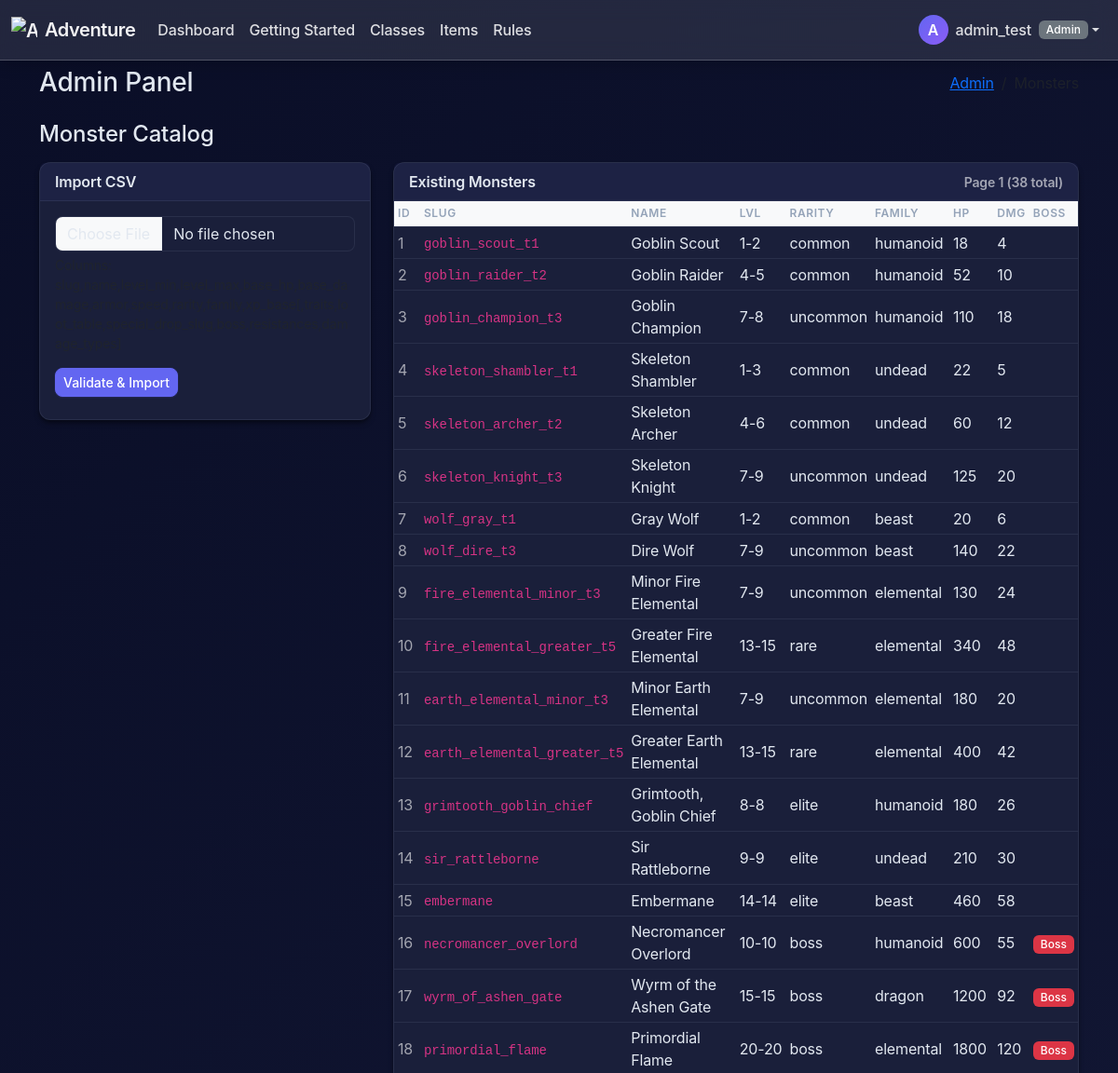
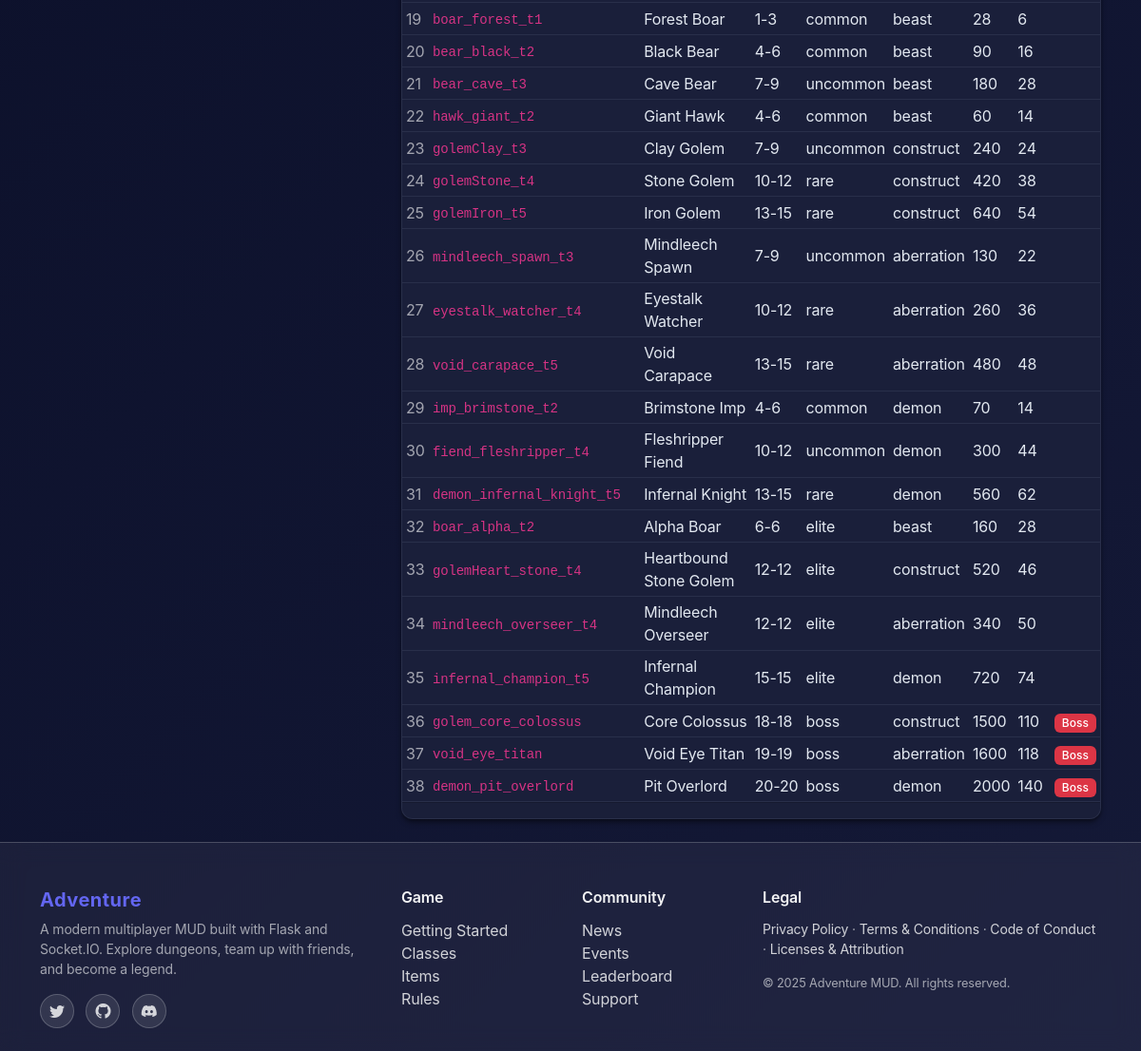
/admin/monsters (signed in), run on the app's committed database (2 pictures, top to bottom).
### app/models/models.py (models this page shows, shortened)
class User(UserMixin, db.Model):
    id = db.Column(db.Integer, primary_key=True)
    username = db.Column(db.String(80), unique=True, nullable=False)
    password = db.Column(db.String(200), nullable=False)
    email = db.Column(db.String(120), nullable=True)
    role = db.Column(db.String(20), nullable=False, default="user")
    banned = db.Column(db.Boolean, nullable=False, default=False)
    ban_reason = db.Column(db.Text, nullable=True)
    notes = db.Column(db.Text, nullable=True)
    banned_at = db.Column(db.DateTime, nullable=True)
    muted = db.Column(db.Boolean, nullable=False, default=False)
    explored_tiles = db.Column(db.Text, nullable=True)

class MonsterCatalog(db.Model):
    __tablename__ = "monster_catalog"
    id = db.Column(db.Integer, primary_key=True)
    slug = db.Column(db.String(120), unique=True, nullable=False, index=True)
    name = db.Column(db.String(160), nullable=False)
    level_min = db.Column(db.Integer, nullable=False, default=1)
    level_max = db.Column(db.Integer, nullable=False, default=1)
    base_hp = db.Column(db.Integer, nullable=False)
    base_damage = db.Column(db.Integer, nullable=False)
    armor = db.Column(db.Integer, nullable=False, default=0)
    speed = db.Column(db.Integer, nullable=False, default=10)
    rarity = db.Column(db.String(20), nullable=False, default="common")
    family = db.Column(db.String(40), nullable=False)
    traits = db.Column(db.Text, nullable=True)
    loot_table = db.Column(db.Text, nullable=True)
    special_drop_slug = db.Column(db.Text, nullable=True)
    xp_base = db.Column(db.Integer, nullable=False, default=0)
    boss = db.Column(db.Boolean, nullable=False, default=False)
    resistances = db.Column(db.Text, nullable=True)  # JSON mapping damage_type->multiplier
    damage_types = db.Column(db.Text, nullable=True)  # JSON array or CSV of outgoing damage types

### app/routes/admin.py (the view, shortened to what this page needs)
@bp_admin.route("/monsters", methods=["GET", "POST"])
@admin_required
def monsters():
    page = max(1, int(request.args.get("page", 1)))
    per_page = 50
    q = MonsterCatalog.query.order_by(MonsterCatalog.id.asc())
    total = q.count()
    monsters = q.offset((page - 1) * per_page).limit(per_page).all()
    return render_template(
        "admin_monsters.html",
        errors=[],
        imported=None,
        rows=[],
        monsters=monsters,
        page=page,
        per_page=per_page,
        total=total,
    )

### app/__init__.py (called while the page is built, shortened)
@login_manager.user_loader
def load_user(user_id):  # pragma: no cover - simple loader
    from app.models.models import User
    try:
        return db.session.get(User, int(user_id))
    except Exception:
        return None

@app.before_request
def _apply_rate_limit():  # pragma: no cover - integration side-effect
    path = request.path or ""
    if path.startswith("/socket.io/") or path.startswith("/static/"):
        return None
    if not path.startswith("/api/"):
        return None

def asset_url(filename: str) -> str:
    try:
        static_folder = pathlib.Path(app.static_folder or "static")
        file_path = static_folder / filename
        mtime = int(file_path.stat().st_mtime)
        return url_for("static", filename=filename) + f"?v={mtime}"
    except Exception:
        return url_for("static", filename=filename)

### app/routes/admin.py (called while the page is built)
def admin_required(fn: Callable):
    @wraps(fn)
    def wrapper(*args, **kwargs):
        wants_json = "application/json" in (request.headers.get("Accept") or "")
        if not current_user.is_authenticated:
            if wants_json:
                return {"error": "unauthorized"}, 401
            return redirect(url_for("auth.login"))
        if getattr(current_user, "role", "user") != "admin":
            if wants_json:
                return {"error": "forbidden"}, 403
            abort(403)
        return fn(*args, **kwargs)
    return login_required(wrapper)  # also stacks login_required for session refresh

### app/templates/admin_monsters.html (shortened to what this page needs)
{% extends 'admin_base.html' %}
{% block admin_breadcrumb %}<li class="breadcrumb-item active" aria-current="page">Monsters</li>{% endblock %}
{% block admin_content %}
<h2 class="h4 mb-3">Monster Catalog</h2>
<div class="row g-4">
    <div class="col-lg-4">
        <div class="card">
            <div class="card-header">Import CSV</div>
            <div class="card-body">
                <form method="post" enctype="multipart/form-data" class="mb-2">
                    <div class="mb-3">
                        <input class="form-control" type="file" name="file" accept=".csv,text/csv" required />
                        <div class="form-text small">Columns:
                        </div>
                    </div>
                    <button class="btn btn-sm btn-primary">Validate & Import</button>
                </form>
            </div>
        </div>
    </div>
    <div class="col-lg-8">
        <div class="card">
            <div class="card-header d-flex justify-content-between align-items-center">
                <span>Existing Monsters</span>
                <span class="small text-muted">Page {{ page }} ({{ total }} total)</span>
            </div>
            <div class="table-responsive">
                <table class="table table-sm table-hover align-middle mb-0">
                    <thead class="table-light">
                        <tr>
                            <th>ID</th>
                            <th>Slug</th>
                            <th>Name</th>
                            <th>Lvl</th>
                            <th>Rarity</th>
                            <th>Family</th>
                            <th>HP</th>
                            <th>Dmg</th>
                            <th>Boss</th>
                        </tr>
                    </thead>
                    <tbody>
                        {% for m in monsters %}
                        <tr>
                            <td class="text-muted">{{ m.id }}</td>
                            <td><code>{{ m.slug }}</code></td>
                            <td>{{ m.name }}</td>
                            <td>{{ m.level_min }}-{{ m.level_max }}</td>
                            <td>{{ m.rarity }}</td>
                            <td>{{ m.family }}</td>
                            <td>{{ m.base_hp }}</td>
                            <td>{{ m.base_damage }}</td>
                            <td>{% if m.boss %}<span class="badge bg-danger">Boss</span>{% endif %}</td>
                        </tr>
                        {% endfor %}
                    </tbody>
                </table>
            </div>
            <div class="card-footer d-flex justify-content-between">
            </div>
        </div>
    </div>
</div>
{% endblock %}

### app/templates/base.html (shortened to what this page needs)
<!DOCTYPE html>
<html lang="en" class="h-100">
<head>
  <link rel="stylesheet" href="https://cdn.jsdelivr.net/npm/bootstrap@5.3.2/dist/css/bootstrap.min.css">
  <link rel="stylesheet" href="{{ asset_url('css/base.css') }}">
  <link rel="stylesheet" href="{{ asset_url('css/app.css') }}">
  <link rel="stylesheet" href="/api/admin/themes/active/css?v={{ range(1, 999999) | random }}">
  <link href="https://cdn.jsdelivr.net/npm/bootstrap-icons@1.11.1/font/bootstrap-icons.css" rel="stylesheet">
  {% block head %}{% endblock %}
</head>
<body class="d-flex flex-column min-vh-100">
  <header>
    {% if request.endpoint not in ['main.index', 'auth.login'] %}
    <nav class="navbar navbar-expand-md navbar-dark bg-dark fixed-top">
      <div class="container-fluid">
        <a class="navbar-brand d-flex align-items-center gap-2" href="{{ url_for('main.index') }}">
          <img src="{{ asset_url('iconography/treasure-map.svg') }}" alt="Adventure icon" width="28" height="28"
            class="d-inline-block align-text-top" />
          <span class="fw-semibold">Adventure</span>
        </a>
        <div class="collapse navbar-collapse" id="navbarMain">
          <ul class="navbar-nav me-auto mb-2 mb-md-0">
            {% if current_user.is_authenticated %}
            <li class="nav-item">
              <a class="nav-link {% if request.endpoint == 'dashboard.dashboard' %}active{% endif %}"
                href="{{ url_for('dashboard.dashboard') }}">Dashboard</a>
            </li>
            {% endif %}
            <li class="nav-item">
              <a class="nav-link" href="#getting-started">Getting Started</a>
            </li>
            <li class="nav-item">
              <a class="nav-link" href="#classes">Classes</a>
            </li>
            <li class="nav-item">
              <a class="nav-link" href="#items">Items</a>
            </li>
            <li class="nav-item">
              <a class="nav-link" href="#rules">Rules</a>
            </li>
          </ul>
          <ul class="navbar-nav ms-auto mb-2 mb-md-0 align-items-center">
            {% if current_user.is_authenticated %}
            <li class="nav-item dropdown">
              <a class="nav-link dropdown-toggle d-flex align-items-center" href="#" id="userMenu" role="button"
                data-bs-toggle="dropdown" aria-expanded="false">
                <span class="avatar-circle me-2">{{ current_user.username[0]|upper }}</span>
                <span class="d-none d-sm-inline">{{ current_user.username }}</span>
                {% set user_role = (current_user.role if current_user.is_authenticated else 'user')|default('user',
                true) %}
                {% if user_role != 'user' %}
                <span class="badge bg-secondary ms-2 d-none d-md-inline">{{ user_role|capitalize }}</span>
                {% endif %}
              </a>
            </li>
            {% else %}
            <li class="nav-item"><a class="nav-link" href="{{ url_for('auth.login') }}">Login</a></li>
            <li class="nav-item"><a class="nav-link" href="{{ url_for('auth.register') }}">Register</a></li>
            {% endif %}
          </ul>
        </div>
      </div>
    </nav>
    {% endif %}
  </header>
  <main class="flex-shrink-0 {% if request.endpoint not in ['main.index', 'auth.login'] %}pt-5{% endif %}">
    <div class="container py-4">
      {% block content %}{% endblock %}
    </div>
  </main>
  {% include 'partials/footer.html' %}
</body>
</html>

### app/static/css/base.css (style rules this page uses)
:root { --mud-orange: #BA5624; --mud-grey: #C0C5C1; --mud-purple: #6C3A5C; --mud-dark: #153131; --mud-olive: #6F732F; --mud-bg: #10191a; --mud-bg-dark: #153131; --adv-ink: #0B0F12; --adv-ink-2: #12171C; --adv-crt: #1DF2A0; --adv-amber: #FFC857; --bs-primary: #5a3825; --bs-primary-rgb: 90, 56, 37; --bs-secondary: #8b4513; --bs-success: #2e7d32; --bs-danger: #c62828; --bs-warning: #f57c00; --bs-info: #0288d1; --class-fighter-bg: #7a3314; --class-fighter-fg: #f2e2d8; --class-fighter-border: #b44f21; --class-mage-bg: #1e3a5f; --class-mage-fg: #d4e2f4; --class-mage-border: #3a6ea5; --class-rogue-bg: #2d2a1e; --class-rogue-fg: #e8e4d0; --class-rogue-border: #7c7750; --class-cleric-bg: #4a3c2e; --class-cleric-fg: #f5f0e8; --class-cleric-border: #8f7a5c; --class-ranger-bg: #1f3d2c; --class-ranger-fg: #d9f0e3; --class-ranger-border: #4a7c5d; --class-druid-bg: #2e3d1f; --class-druid-fg: #e3f0d9; --class-druid-border: #5d7c4a; --footer-bg: #0f0f10; --footer-fg: #d7d7db; --footer-muted: #9aa0a6; --footer-accent: #ffb74d; }

### app/static/css/app.css (style rules this page uses)
:root { --adv-bg: #0a0e27; --adv-bg-secondary: #141937; --adv-surface: #1a1f3a; --adv-surface-hover: #232952; --adv-primary: #6366f1; --adv-primary-hover: #4f46e5; --adv-secondary: #8b5cf6; --adv-accent: #06b6d4; --adv-success: #10b981; --adv-warning: #f59e0b; --adv-danger: #ef4444; --adv-text: #e2e8f0; --adv-text-muted: #94a3b8; --adv-text-dim: #64748b; --adv-border: rgba(148, 163, 184, 0.12); --adv-border-hover: rgba(148, 163, 184, 0.24); --adv-shadow-sm: 0 1px 2px 0 rgba(0, 0, 0, 0.3); --adv-shadow: 0 4px 6px -1px rgba(0, 0, 0, 0.4), 0 2px 4px -1px rgba(0, 0, 0, 0.3); --adv-shadow-lg: 0 10px 15px -3px rgba(0, 0, 0, 0.5), 0 4px 6px -2px rgba(0, 0, 0, 0.3); }
:root { --bs-body-bg: var(--adv-bg); --bs-body-color: var(--adv-text); --bs-primary: var(--adv-primary); --bs-primary-rgb: 99, 102, 241; --bs-secondary: var(--adv-secondary); --bs-success: var(--adv-success); --bs-info: var(--adv-accent); --bs-warning: var(--adv-warning); --bs-danger: var(--adv-danger); --bs-light: var(--adv-surface); --bs-dark: var(--adv-bg-secondary); --bs-border-color: var(--adv-border); --bs-link-color: var(--adv-primary); --bs-link-hover-color: var(--adv-primary-hover); --bs-font-sans-serif: -apple-system, BlinkMacSystemFont, "Segoe UI", Roboto, "Helvetica Neue", Arial, sans-serif; }
body { background: linear-gradient(135deg, var(--adv-bg) 0%, var(--adv-bg-secondary) 100%); background-attachment: fixed; font-weight: 400; letter-spacing: -0.01em; }
.btn-primary { --bs-btn-bg: var(--adv-primary); --bs-btn-border-color: var(--adv-primary); --bs-btn-hover-bg: var(--adv-primary-hover); --bs-btn-hover-border-color: var(--adv-primary-hover); --bs-btn-active-bg: var(--adv-primary-hover); --bs-btn-color: white; font-weight: 500; border-radius: 0.5rem; box-shadow: 0 1px 2px 0 rgba(99, 102, 241, 0.1), 0 0 0 1px rgba(99, 102, 241, 0.05); transition: all 0.15s ease; }
.card, .dropdown-menu, .offcanvas, .modal-content { background: var(--adv-surface); border: 1px solid var(--adv-border); border-radius: 0.75rem; box-shadow: var(--adv-shadow); }
.card-header { background: rgba(99, 102, 241, 0.05); border-bottom: 1px solid var(--adv-border); font-weight: 600; letter-spacing: -0.01em; }
.navbar-dark { background: rgba(26, 31, 58, 0.95) !important; backdrop-filter: blur(12px); border-bottom: 1px solid var(--adv-border); box-shadow: var(--adv-shadow); }
.navbar-brand { font-weight: 600; letter-spacing: -0.02em; }
.nav-link { font-weight: 500; transition: color 0.15s ease; }
.text-muted { color: var(--adv-text-muted) !important; }
.form-control, .form-select { background: var(--adv-surface); border: 1px solid var(--adv-border); color: var(--adv-text); border-radius: 0.5rem; transition: all 0.15s ease; }
.form-control::placeholder { color: var(--adv-text-dim); }
.table { --bs-table-bg: transparent; --bs-table-color: var(--adv-text); --bs-table-border-color: var(--adv-border); --bs-table-hover-bg: rgba(99, 102, 241, 0.05); }
.table thead th { border-bottom: 2px solid var(--adv-border); font-weight: 600; text-transform: uppercase; font-size: 0.75rem; letter-spacing: 0.05em; color: var(--adv-text-muted); }
.badge { font-weight: 500; padding: 0.35em 0.65em; border-radius: 0.375rem; letter-spacing: 0.01em; }

### data on the page
User: username "A", username "admin_test", role "Admin"
MonsterCatalog: id "1", slug "goblin_scout_t1", name "Goblin Scout", level_min "1", level_max "2", rarity "common", family "humanoid", base_hp "18", base_damage "4"
MonsterCatalog: id "2", slug "goblin_raider_t2", name "Goblin Raider", level_min "4", level_max "5", rarity "common", family "humanoid", base_hp "52", base_damage "10"
MonsterCatalog: id "3", slug "goblin_champion_t3", name "Goblin Champion", level_min "7", level_max "8", rarity "uncommon", family "humanoid", base_hp "110", base_damage "18"
MonsterCatalog: id "4", slug "skeleton_shambler_t1", name "Skeleton Shambler", level_min "1", level_max "3", rarity "common", family "undead", base_hp "22", base_damage "5"
MonsterCatalog: id "5", slug "skeleton_archer_t2", name "Skeleton Archer", level_min "4", level_max "6", rarity "common", family "undead", base_hp "60", base_damage "12"
MonsterCatalog: id "6", slug "skeleton_knight_t3", name "Skeleton Knight", level_min "7", level_max "9", rarity "uncommon", family "undead", base_hp "125", base_damage "20"
MonsterCatalog: id "7", slug "wolf_gray_t1", name "Gray Wolf", level_min "1", level_max "2", rarity "common", family "beast", base_hp "20", base_damage "6"
MonsterCatalog: id "8", slug "wolf_dire_t3", name "Dire Wolf", level_min "7", level_max "9", rarity "uncommon", family "beast", base_hp "140", base_damage "22"
MonsterCatalog: id "9", slug "fire_elemental_minor_t3", name "Minor Fire Elemental", level_min "7", level_max "9", rarity "uncommon", family "elemental", base_hp "130", base_damage "24"
MonsterCatalog: id "10", slug "fire_elemental_greater_t5", name "Greater Fire Elemental", level_min "13", level_max "15", rarity "rare", family "elemental", base_hp "340", base_damage "48"
MonsterCatalog: id "11", slug "earth_elemental_minor_t3", name "Minor Earth Elemental", level_min "7", level_max "9", rarity "uncommon", family "elemental", base_hp "180", base_damage "20"
MonsterCatalog: id "12", slug "earth_elemental_greater_t5", name "Greater Earth Elemental", level_min "13", level_max "15", rarity "rare", family "elemental", base_hp "400", base_damage "42"
MonsterCatalog: id "13", slug "grimtooth_goblin_chief", name "Grimtooth, Goblin Chief", level_min "8", level_max "8", rarity "elite", family "humanoid", base_hp "180", base_damage "26"
MonsterCatalog: id "14", slug "sir_rattleborne", name "Sir Rattleborne", level_min "9", level_max "9", rarity "elite", family "undead", base_hp "210", base_damage "30"
MonsterCatalog: id "15", slug "embermane", name "Embermane", level_min "14", level_max "14", rarity "elite", family "beast", base_hp "460", base_damage "58"
MonsterCatalog: id "16", slug "necromancer_overlord", name "Necromancer Overlord", level_min "10", level_max "10", rarity "boss", family "humanoid", base_hp "600", base_damage "55", boss "Boss"
MonsterCatalog: id "17", slug "wyrm_of_ashen_gate", name "Wyrm of the Ashen Gate", level_min "15", level_max "15", rarity "boss", family "dragon", base_hp "1200", base_damage "92", boss "Boss"
MonsterCatalog: id "18", slug "primordial_flame", name "Primordial Flame", level_min "20", level_max "20", rarity "boss", family "elemental", base_hp "1800", base_damage "120", boss "Boss"
MonsterCatalog: id "19", slug "boar_forest_t1", name "Forest Boar", level_min "1", level_max "3", rarity "common", family "beast", base_hp "28", base_damage "6"
MonsterCatalog: id "20", slug "bear_black_t2", name "Black Bear", level_min "4", level_max "6", rarity "common", family "beast", base_hp "90", base_damage "16"
MonsterCatalog: id "21", slug "bear_cave_t3", name "Cave Bear", level_min "7", level_max "9", rarity "uncommon", family "beast", base_hp "180", base_damage "28"
MonsterCatalog: id "22", slug "hawk_giant_t2", name "Giant Hawk", level_min "4", level_max "6", rarity "common", family "beast", base_hp "60", base_damage "14"
MonsterCatalog: id "23", slug "golemClay_t3", name "Clay Golem", level_min "7", level_max "9", rarity "uncommon", family "construct", base_hp "240", base_damage "24"
MonsterCatalog: id "24", slug "golemStone_t4", name "Stone Golem", level_min "10", level_max "12", rarity "rare", family "construct", base_hp "420", base_damage "38"
MonsterCatalog: id "25", slug "golemIron_t5", name "Iron Golem", level_min "13", level_max "15", rarity "rare", family "construct", base_hp "640", base_damage "54"
MonsterCatalog: id "26", slug "mindleech_spawn_t3", name "Mindleech Spawn", level_min "7", level_max "9", rarity "uncommon", family "aberration", base_hp "130", base_damage "22"
MonsterCatalog: id "27", slug "eyestalk_watcher_t4", name "Eyestalk Watcher", level_min "10", level_max "12", rarity "rare", family "aberration", base_hp "260", base_damage "36"
MonsterCatalog: id "28", slug "void_carapace_t5", name "Void Carapace", level_min "13", level_max "15", rarity "rare", family "aberration", base_hp "480", base_damage "48"
MonsterCatalog: id "29", slug "imp_brimstone_t2", name "Brimstone Imp", level_min "4", level_max "6", rarity "common", family "demon", base_hp "70", base_damage "14"
MonsterCatalog: id "30", slug "fiend_fleshripper_t4", name "Fleshripper Fiend", level_min "10", level_max "12", rarity "uncommon", family "demon", base_hp "300", base_damage "44"
MonsterCatalog: id "31", slug "demon_infernal_knight_t5", name "Infernal Knight", level_min "13", level_max "15", rarity "rare", family "demon", base_hp "560", base_damage "62"
MonsterCatalog: id "32", slug "boar_alpha_t2", name "Alpha Boar", level_min "6", level_max "6", rarity "elite", family "beast", base_hp "160", base_damage "28"
MonsterCatalog: id "33", slug "golemHeart_stone_t4", name "Heartbound Stone Golem", level_min "12", level_max "12", rarity "elite", family "construct", base_hp "520", base_damage "46"
MonsterCatalog: id "34", slug "mindleech_overseer_t4", name "Mindleech Overseer", level_min "12", level_max "12", rarity "elite", family "aberration", base_hp "340", base_damage "50"
MonsterCatalog: id "35", slug "infernal_champion_t5", name "Infernal Champion", level_min "15", level_max "15", rarity "elite", family "demon", base_hp "720", base_damage "74"
MonsterCatalog: id "36", slug "golem_core_colossus", name "Core Colossus", level_min "18", level_max "18", rarity "boss", family "construct", base_hp "1500", base_damage "110", boss "Boss"
MonsterCatalog: id "37", slug "void_eye_titan", name "Void Eye Titan", level_min "19", level_max "19", rarity "boss", family "aberration", base_hp "1600", base_damage "118", boss "Boss"
MonsterCatalog: id "38", slug "demon_pit_overlord", name "Pit Overlord", level_min "20", level_max "20", rarity "boss", family "demon", base_hp "2000", base_damage "140", boss "Boss"

### other printed values
{{ page }} "1"
{{ total }} "38"
